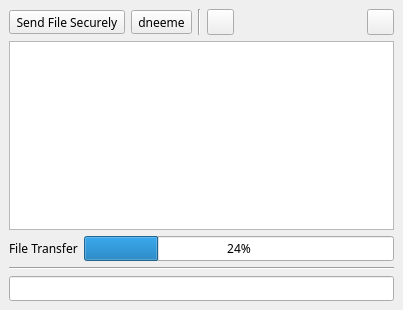
<?xml version="1.0" encoding="UTF-8"?>
<ui version="4.0">
 <class>slm_clientWindow</class>
 <widget class="QMainWindow" name="slm_clientWindow">
  <property name="geometry">
   <rect>
    <x>0</x>
    <y>0</y>
    <width>403</width>
    <height>310</height>
   </rect>
  </property>
  <property name="font">
   <font>
    <family>Sans Serif</family>
   </font>
  </property>
  <property name="focusPolicy">
   <enum>Qt::StrongFocus</enum>
  </property>
  <property name="windowTitle">
   <string>MainWindow</string>
  </property>
  <property name="windowIcon">
   <iconset resource="../resources/slm_resources.qrc">
    <normaloff>:/icons/SLM_Logo</normaloff>:/icons/SLM_Logo</iconset>
  </property>
  <widget class="QWidget" name="centralwidget">
   <layout class="QVBoxLayout" name="verticalLayout">
    <item>
     <layout class="QHBoxLayout" name="horizontalLayout">
      <item>
       <widget class="QToolButton" name="sendFileButton">
        <property name="toolTip">
         <string>Send File without Encryption</string>
        </property>
        <property name="text">
         <string>Send File Securely</string>
        </property>
        <property name="icon">
         <iconset resource="../resources/slm_resources.qrc">
          <normaloff>:/icons/sendFile</normaloff>:/icons/sendFile</iconset>
        </property>
        <property name="iconSize">
         <size>
          <width>19</width>
          <height>19</height>
         </size>
        </property>
       </widget>
      </item>
      <item>
       <widget class="QToolButton" name="encSendFileButton">
        <property name="toolTip">
         <string>Send File with Encryption</string>
        </property>
        <property name="text">
         <string>dneeme</string>
        </property>
        <property name="icon">
         <iconset resource="../resources/slm_resources.qrc">
          <normaloff>:/icons/sendFileSecurely</normaloff>:/icons/sendFileSecurely</iconset>
        </property>
        <property name="iconSize">
         <size>
          <width>19</width>
          <height>19</height>
         </size>
        </property>
       </widget>
      </item>
      <item>
       <widget class="Line" name="line_2">
        <property name="orientation">
         <enum>Qt::Vertical</enum>
        </property>
       </widget>
      </item>
      <item>
       <widget class="QToolButton" name="saveConversationButton">
        <property name="toolTip">
         <string>Save Conversation to a Text File</string>
        </property>
        <property name="text">
         <string/>
        </property>
        <property name="icon">
         <iconset resource="../resources/slm_resources.qrc">
          <normaloff>:/icons/saveConversation</normaloff>:/icons/saveConversation</iconset>
        </property>
        <property name="iconSize">
         <size>
          <width>19</width>
          <height>19</height>
         </size>
        </property>
       </widget>
      </item>
      <item>
       <spacer name="horizontalSpacer">
        <property name="orientation">
         <enum>Qt::Horizontal</enum>
        </property>
        <property name="sizeHint" stdset="0">
         <size>
          <width>40</width>
          <height>20</height>
         </size>
        </property>
       </spacer>
      </item>
      <item>
       <widget class="QToolButton" name="clearButton">
        <property name="toolTip">
         <string>Clear Incoming Text Area</string>
        </property>
        <property name="text">
         <string/>
        </property>
        <property name="icon">
         <iconset resource="../resources/slm_resources.qrc">
          <normaloff>:/icons/cleearIcon</normaloff>:/icons/cleearIcon</iconset>
        </property>
        <property name="iconSize">
         <size>
          <width>19</width>
          <height>19</height>
         </size>
        </property>
       </widget>
      </item>
     </layout>
    </item>
    <item>
     <layout class="QHBoxLayout" name="horizontalLayout_2"/>
    </item>
    <item>
     <widget class="QTextEdit" name="slm_clientIncomingTextArea">
      <property name="font">
       <font>
        <family>Sans Serif</family>
       </font>
      </property>
      <property name="locale">
       <locale language="Turkish" country="Turkey"/>
      </property>
      <property name="readOnly">
       <bool>true</bool>
      </property>
     </widget>
    </item>
    <item>
     <layout class="QHBoxLayout" name="horizontalLayout_3">
      <item>
       <widget class="QLabel" name="fileTransferLabel">
        <property name="text">
         <string>File Transfer</string>
        </property>
       </widget>
      </item>
      <item>
       <widget class="QProgressBar" name="fileTransferProgressBar">
        <property name="value">
         <number>24</number>
        </property>
       </widget>
      </item>
     </layout>
    </item>
    <item>
     <widget class="Line" name="line">
      <property name="orientation">
       <enum>Qt::Horizontal</enum>
      </property>
     </widget>
    </item>
    <item>
     <widget class="QLineEdit" name="slm_client_outgoingTextArea">
      <property name="locale">
       <locale language="Turkish" country="Turkey"/>
      </property>
     </widget>
    </item>
   </layout>
  </widget>
 </widget>
 <tabstops>
  <tabstop>slm_client_outgoingTextArea</tabstop>
  <tabstop>slm_clientIncomingTextArea</tabstop>
 </tabstops>
 <resources>
  <include location="../resources/slm_resources.qrc"/>
 </resources>
 <connections/>
</ui>
